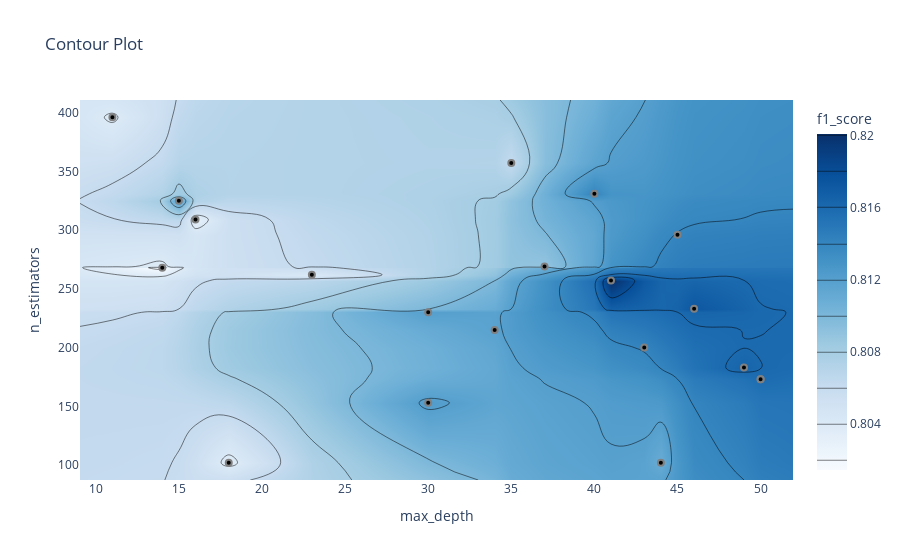

The cell this chart's notebook holds for it:
### Code cell
optuna.visualization.plot_contour(study_rf, params=["max_depth", "n_estimators"],
                                  target_name="f1_score")

### Figure 1 — Plotly figure (JSON) as saved in the notebook; plotly's stock layout.template omitted (floating-point values rounded to 4 significant figures; data arrays with more than 128 entries replaced by an {"elided": "..."} marker saying what was removed)
{"data": [{"colorbar": {"title": {"text": "f1_score"}}, "colorscale": [[0, "rgb(247,251,255)"], [0.125, "rgb(222,235,247)"], [0.25, "rgb(198,219,239)"], [0.375, "rgb(158,202,225)"], [0.5, "rgb(107,174,214)"], [0.625, "rgb(66,146,198)"], [0.75, "rgb(33,113,181)"], [0.875, "rgb(8,81,156)"], [1, "rgb(8,48,107)"]], "connectgaps": true, "contours": {"coloring": "heatmap"}, "hoverinfo": "none", "line": {"smoothing": 1.3}, "reversescale": false, "type": "contour", "x": [9.05, 11, 14, 15, 16, 18, 23, 30, 34, 35, 37, 40, 41, 43, 44, 45, 46, 49, 50, 51.95], "y": [87.3, 102, 153, 173, 183, 200, 215, 230, 233, 257, 262, 268, 269, 296, 309, 325, 331, 357, 396, 410.7], "z": {"elided": "20x20 float values"}}, {"marker": {"color": "black", "line": {"color": "Gray", "width": 2}}, "mode": "markers", "name": "Feasible Trial", "showlegend": false, "type": "scatter", "x": [15, 41, 34, 16, 14, 37, 23, 40, 11, 18, 49, 50, 50, 43, 44, 30, 46, 30, 45, 35], "y": [325, 257, 215, 309, 268, 269, 262, 331, 396, 102, 183, 173, 173, 200, 102, 153, 233, 230, 296, 357]}, {"marker": {"color": "#cccccc", "line": {"color": "Gray", "width": 2}}, "mode": "markers", "name": "Infeasible Trial", "showlegend": false, "type": "scatter", "x": [], "y": []}], "layout": {"title": {"text": "Contour Plot"}, "xaxis": {"range": [9.05, 51.95], "title": {"text": "max_depth"}}, "yaxis": {"range": [87.3, 410.7], "title": {"text": "n_estimators"}}}}
